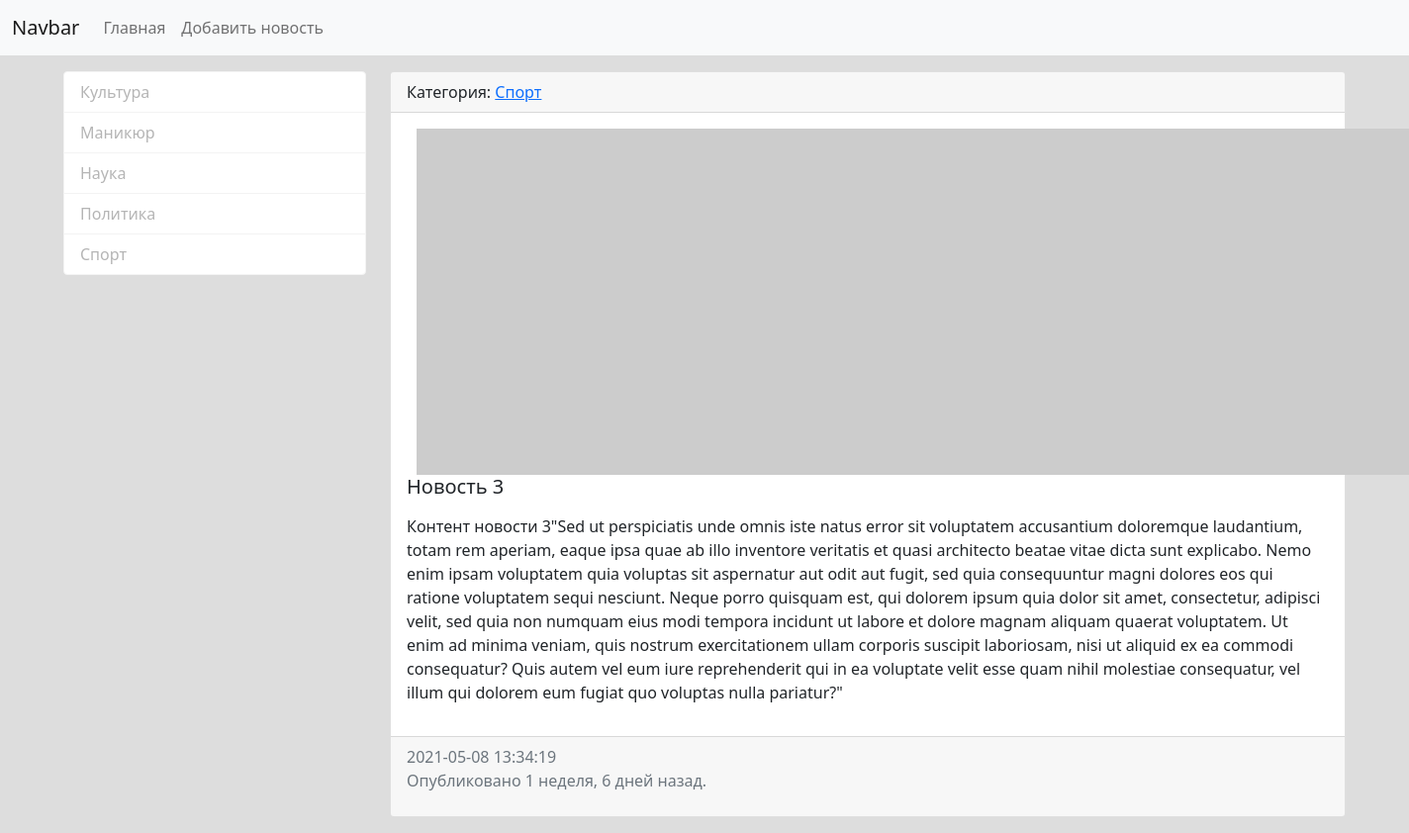
/news/3/, run on the app's committed database.
### news/models.py (models this page shows, shortened)
class Category(models.Model):
    category_name = models.CharField(max_length=150, db_index=True, verbose_name='Наименование категории')
    def get_absolute_url(self):
        return reverse('news:category', kwargs={'category_pk': self.pk})
    def __str__(self):
        return self.category_name
    class Meta:
        verbose_name = 'Категория'
        verbose_name_plural = 'Категории'
        ordering = ['category_name']

class News(models.Model):
    title = models.CharField(max_length=150, verbose_name='Заголовок')
    content = models.TextField(blank=True, verbose_name='Контент')
    created_at = models.DateTimeField(auto_now_add=True, verbose_name='Дата публикации')
    updated_at = models.DateTimeField(auto_now=True, verbose_name='Обновлено')
    photo = models.ImageField(upload_to='photo/%Y/%m/%d', blank=True)
    is_published = models.BooleanField(default=True, verbose_name='Опубликовано')
    category = models.ForeignKey('Category', on_delete=models.PROTECT, verbose_name='Категория')
    class Meta:
        verbose_name = 'Новость'
        verbose_name_plural = 'Новости'
        ordering = ['created_at']

### news/views.py (the view)
# urls.py: path('news/<int:news_pk>/', views.view_news, name='view_news'),
def view_news(request, news_pk):
    news_item = get_object_or_404(News, pk=news_pk)
    context = {'news_item': news_item}
    return render(request, 'news/view_news.html', context)

### news/templatetags/news_tags.py (called while the page is built)
@register.inclusion_tag('news/list_categories.html')
def show_categories(arg1='Hello', arg2='world.'):
    categories = Category.objects.all()
    return {'categories': categories, 'arg1': arg1, 'arg2':arg2 }

### news/templates/news/view_news.html (shortened to what this page needs)
{% extends 'base.html' %}
{% block sidebar %}
{% include 'inc/_sidebar.html' %}
{% endblock %}
{% block content %}
<div class="card mb-3">
    <div class="card-header">
        Категория: <a href="{{ news_item.category.get_absolute_url }}">{{ news_item.category }}</a>
    </div>
    <div class="card-body">
        <div class="media">
            {% if news_item.photo %}
            <img src="{{ news_item.photo.url }}" alt="" width="350" align="left" hspace="10" class="mr-3">
            {% else %}
            <img src="https://picsum.photos/id/1060/350/235/?blur=2" align="left" hspace="10" alt=""
                 class="mr-3">
            {% endif %}
            <div class="media-body">
                <h5 class="card-title">{{ news_item.title }}</h5>
                <p class="card-text">{{ news_item.content|safe|linebreaks }}</p>
            </div>
        </div>
    </div>
    <div class="card-footer text-muted">
        {{ news_item.created_at|date:"Y-m-d H:i:s" }}
        <p> Опубликовано {{ news_item.created_at|timesince }} назад. </p>
    </div>
</div>
{% endblock %}

### news/templates/news/list_categories.html
<div class="list-group">
    {% for item in categories %}
    <a href="{{ item.get_absolute_url }}" class="list-group-item list-group-item-action active"
       aria-current="true">{{ item.category_name }} </a>
    {% endfor %}
</div>

### mynews/static/css/style.css (style rules this page uses)
body { background-color: #dddddd; }
.list-group-item.active { z-index: 2; color: #b5b5b5; background-color: #ffffff; border-color: #f3f3f3; }

### data on the page
Category: category_name "Культура"
Category: category_name "Маникюр"
Category: category_name "Наука"
Category: category_name "Политика"
Category: category_name "Спорт"
News: category "Спорт", title "Новость 3", content "Контент новости 3\"Sed ut perspiciatis unde omnis iste natus error sit voluptatem accusantium doloremque laudantium, totam rem aperiam, eaque ipsa quae ab illo inventore veritatis et quasi architecto beatae vitae dicta sunt explicabo. Nemo enim ipsam voluptatem quia voluptas sit aspernatur aut odit aut fugit, sed quia consequuntur magni dolores eos qui ratione voluptatem sequi nesciunt. Neque porro quisquam est, qui dolorem ipsum quia dolor sit amet, consectetur, adipisci velit, sed quia non numquam eius modi tempora incidunt ut labore et dolore magnam aliquam quaerat voluptatem. Ut enim ad minima veniam, quis nostrum exercitationem ullam corporis suscipit laboriosam, nisi ut aliquid ex ea…", created_at "2021-05-08 13:34:19", created_at "1 неделя, 6 дней"
